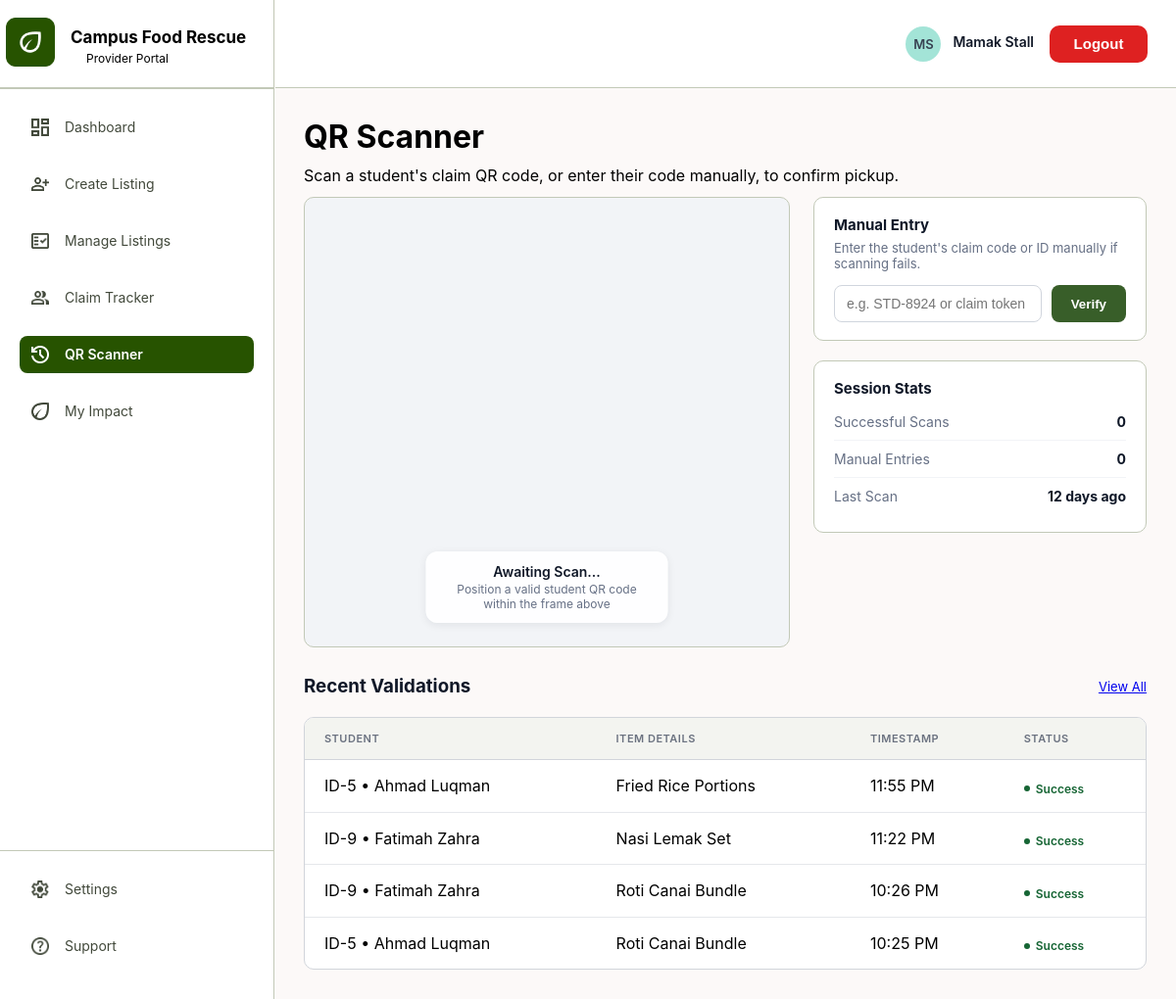
The app's page /pages/food_provider/qrScanner.php (signed in) with its own data.
### tables this page shows
CREATE TABLE `claim` (
  `claim_id` int(11) NOT NULL,
  `listing_id` int(11) NOT NULL,
  `student_id` int(11) NOT NULL,
  `portion_claimed` int(11) NOT NULL DEFAULT 1,
  `created_at` datetime NOT NULL DEFAULT current_timestamp(),
  `reservation_expires_at` datetime NOT NULL,
  `confirmed_at` datetime DEFAULT NULL,
  `status` enum('pending','confirmed','completed','expired','cancelled') NOT NULL DEFAULT 'pending',
  CONSTRAINT `chk_claim_portion` CHECK (`portion_claimed` > 0)
);

CREATE TABLE `user` (
  `user_id` int(11) NOT NULL,
  `user_name` varchar(30) NOT NULL,
  `email` varchar(255) NOT NULL,
  `role` enum('student','provider','admin') NOT NULL DEFAULT 'student',
  `pass_hash` varchar(255) NOT NULL,
  `created_at` datetime NOT NULL DEFAULT current_timestamp(),
  `account_status` enum('active','banned','throttled') NOT NULL DEFAULT 'active',
  `throttled_until` datetime DEFAULT NULL,
  `no_show_count` int(11) NOT NULL DEFAULT 0,
  `security_question` varchar(200) DEFAULT NULL,
  `security_answer` varchar(255) DEFAULT NULL,
  CONSTRAINT `chk_user_no_show_count` CHECK (`no_show_count` >= 0)
);

CREATE TABLE `food_listing` (
  `listing_id` int(11) NOT NULL,
  `provider_id` int(11) NOT NULL,
  `food_name` varchar(200) NOT NULL,
  `description` varchar(500) DEFAULT NULL,
  `total_quantity` int(11) NOT NULL,
  `remain_quantity` int(11) NOT NULL,
  `weight_kg` decimal(6,2) DEFAULT NULL,
  `pickup_location` varchar(200) NOT NULL,
  `image` varchar(255) DEFAULT NULL,
  `status` enum('pending','active','fully_claimed','expired','removed') NOT NULL DEFAULT 'pending',
  `expires_at` datetime NOT NULL,
  `approved_by` int(11) DEFAULT NULL,
  `approved_at` datetime DEFAULT NULL,
  `created_at` datetime NOT NULL DEFAULT current_timestamp(),
  CONSTRAINT `chk_listing_total_qty` CHECK (`total_quantity` > 0),
  CONSTRAINT `chk_listing_remain_qty` CHECK (`remain_quantity` >= 0),
  CONSTRAINT `chk_listing_remain_le_total` CHECK (`remain_quantity` <= `total_quantity`),
  CONSTRAINT `chk_listing_weight` CHECK (`weight_kg` IS NULL OR `weight_kg` >= 0)
);

### pages/food_provider/_provider_helpers.php (called while the page is built, shortened)
<?php
function getProviderId(mysqli $conn, int $userId): ?int {
    $query = "SELECT provider_id FROM provider WHERE user_id = ? LIMIT 1";
    $stmt = mysqli_prepare($conn, $query);
    mysqli_stmt_bind_param($stmt, "i", $userId);
    mysqli_stmt_execute($stmt);
    $result = mysqli_stmt_get_result($stmt);
    $row = mysqli_fetch_assoc($result);
    return $row ? (int)$row['provider_id'] : null;
}
function timeAgoText(?string $datetime): string {
    $diff = time() - strtotime($datetime);
    return floor($diff / 86400) . ' days ago';
}
function getProviderApprovalStatus(mysqli $conn, int $providerId): string {
    $stmt = mysqli_prepare($conn, "SELECT provider_status FROM provider WHERE provider_id = ?");
    mysqli_stmt_bind_param($stmt, "i", $providerId);
    mysqli_stmt_execute($stmt);
    $row = mysqli_fetch_assoc(mysqli_stmt_get_result($stmt));
    return $row['provider_status'] ?? 'pending_approval';
}
function requireApprovedProvider(mysqli $conn, int $providerId, int $badgeCount = 0): void {
    $status = getProviderApprovalStatus($conn, $providerId);
    if ($status === 'active') {
        return;
    }
    ?>
            <?php $provider_pending_claims_badge = $badgeCount; include __DIR__ . '/../../includes/sidebar.php'; ?>
                    <?php include __DIR__ . '/../../includes/topbar.php'; ?>
    <?php
    exit();
}

### pages/food_provider/qrScanner.php (the view, shortened to what this page needs)
<?php
require_once __DIR__ . '/../../config/db.php';
require_once __DIR__ . '/_provider_helpers.php';
$userId = (int)($_SESSION['user_id'] ?? 0);
$providerId = getProviderId($conn, $userId);
$stmt = mysqli_prepare($conn, "
    SELECT u.user_id, u.user_name, f.food_name, c.confirmed_at
    FROM claim c
    JOIN food_listing f ON c.listing_id = f.listing_id
    JOIN user u ON c.student_id = u.user_id
    WHERE f.provider_id = ? AND c.status = 'completed'
    ORDER BY c.confirmed_at DESC
    LIMIT 8
");
mysqli_stmt_bind_param($stmt, "i", $providerId);
mysqli_stmt_execute($stmt);
$recentValidations = mysqli_fetch_all(mysqli_stmt_get_result($stmt), MYSQLI_ASSOC);
$lastScan = $recentValidations[0]['confirmed_at'] ?? null;
?>
<!DOCTYPE html>
<html lang="en">
<head>
    <link rel="stylesheet" href="../../assets/css/sidebar.css">
    <link rel="stylesheet" href="../../assets/css/topbar.css">
    <link rel="stylesheet" href="../../assets/css/dashboard.css">
    <link rel="stylesheet" href="../../assets/css/provider/provider.css">
    <link rel="stylesheet" href="../../assets/css/provider/qrScanner.css">
</head>
<body>
    <div class="dashboard-container">
        <?php $provider_pending_claims_badge = getPendingClaimsCount($conn, $providerId); include '../../includes/sidebar.php'; ?>
        <div class="main-content">
            <div class="topbar-container">
                <?php include '../../includes/topbar.php'; ?>
            </div>
            <div class="content-container">
                <h1 class="page-title">QR Scanner</h1>
                <p class="page-subtitle">Scan a student's claim QR code, or enter their code manually, to confirm pickup.</p>
                <div class="scanner-grid" style="margin-top:12px;">
                    <div class="scanner-viewport-card">
                        <div id="qr-reader"></div>
                        <div class="scan-status-pill" id="scanStatusPill">
                            <div class="title">Awaiting Scan...</div>
                            <div class="sub">Position a valid student QR code within the frame above</div>
                        </div>
                    </div>
                    <div class="scanner-side-column">
                        <div class="side-card">
                            <h3>Manual Entry</h3>
                            <p class="hint">Enter the student's claim code or ID manually if scanning fails.</p>
                            <form method="POST" action="" class="manual-entry-row">
                                <input type="text" name="claim_input" placeholder="e.g. STD-8924 or claim token" required>
                                <button type="submit">Verify</button>
                            </form>
                        </div>
                        <div class="side-card">
                            <h3>Session Stats</h3>
                            <div class="stat-row"><span>Successful Scans</span><span><?= (int)$_SESSION['scan_stats']['scans'] ?></span></div>
                            <div class="stat-row"><span>Manual Entries</span><span><?= (int)$_SESSION['scan_stats']['manual'] ?></span></div>
                            <div class="stat-row"><span>Last Scan</span><span><?= htmlspecialchars(timeAgoText($lastScan)) ?></span></div>
                        </div>
                    </div>
                </div>
                <div class="recent-table-wrap">
                    <div style="display:flex; justify-content:space-between; align-items:center; margin-bottom:12px;">
                        <h3 style="color:#101828;">Recent Validations</h3>
                        <a href="claimTracker.php" style="font-size:13px;">View All</a>
                    </div>
                    <div class="user-list-container">
                        <table class="user-list-table">
                            <thead>
                                <tr>
                                    <th>Student</th>
                                    <th>Item Details</th>
                                    <th>Timestamp</th>
                                    <th>Status</th>
                                </tr>
                            </thead>
                            <tbody>
                                <?php if (empty($recentValidations)): ?>
                                    <tr><td colspan="4" style="text-align:center; padding:20px;">No validations yet.</td></tr>
                                <?php else: foreach ($recentValidations as $v): ?>
                                    <tr>
                                        <td>ID-<?= $v['user_id'] ?> &bull; <?= htmlspecialchars($v['user_name']) ?></td>
                                        <td><?= htmlspecialchars($v['food_name']) ?></td>
                                        <td><?= date('g:i A', strtotime($v['confirmed_at'])) ?></td>
                                        <td><span class="status-indicator status-active"><span class="dot"></span>Success</span></td>
                                    </tr>
                                <?php endforeach; endif; ?>
                            </tbody>
                        </table>
                    </div>
                </div>
            </div>
        </div>
    </div>
</body>
</html>

### assets/css/topbar.css (style rules this page uses)
*, *::before, *::after { box-sizing: border-box; margin: 0; padding: 0; }
html, body { margin: 0; padding: 0; font-family: 'Inter', sans-serif; box-sizing: border-box; height: 100%; overflow-x: hidden; }
.main-content { flex: 1; display: flex; flex-direction: column; background-color: #FCF9F8; margin-left: 280px; min-width: 0; }
.topbar-container { position: fixed; top: 0; z-index:10; flex-shrink: 0; width: calc(100% - 280px); margin-left: 1px; left: 280px; right: 0; }
.dashboard-container { display: flex; width: 100%; min-height: 100%; }

### assets/css/dashboard.css (style rules this page uses)
.page-title { font-weight: bold; font-family: "Inter", sans-serif; margin: 0; }
.page-subtitle { font-family: "Inter", sans-serif; margin-left: 0; margin-top: 10px; }
.content-container { padding: 30px; margin-top: 64px; display:flex; flex-direction: column; width: 100%; }

### assets/css/provider/provider.css (style rules this page uses)
.user-list-container { width: 100%; overflow-x: auto; margin-top: 20px; border: 1px solid #D1D5DB; border-radius: 10px; background-color: #FFFFFF; }
.user-list-table { width: 100%; border-collapse: collapse; font-family: inherit; }
.user-list-table thead { background-color: #F3F4F0; }
.user-list-table th { color: #6B7280; font-size: 11px; font-weight: 600; text-transform: uppercase; letter-spacing: 0.5px; padding: 14px 20px; text-align: left; border-bottom: 1px solid #D1D5DB; }
.user-list-table td { padding: 16px 20px; border-bottom: 1px solid #E5E7EB; vertical-align: middle; }
.user-list-table tbody tr:last-child td { border-bottom: none; }
.status-indicator { display: inline-flex; align-items: center; gap: 6px; font-size: 12px; font-weight: 600; }
.status-indicator .dot { width: 6px; height: 6px; border-radius: 50%; }
.status-active { color: #166534; }
.status-active .dot { background-color: #166534; }
@media (min-width: 769px) { .content-container { margin-top: 90px !important; } }

### assets/css/provider/qrScanner.css (style rules this page uses)
.scanner-grid { display: grid; grid-template-columns: 1fr 340px; gap: 24px; align-items: start; }
.scanner-viewport-card { background-color: #F2F4F7; border: 1px solid #C2C9B7; border-radius: 10px; height: 460px; display: flex; align-items: center; justify-content: center; position: relative; overflow: hidden; }
#qr-reader { width: 100%; height: 100%; }
.scan-status-pill { position: absolute; bottom: 24px; left: 50%; transform: translateX(-50%); background-color: rgba(255,255,255,0.95); border-radius: 12px; padding: 12px 24px; text-align: center; box-shadow: 0 2px 8px rgba(16,24,40,0.08); max-width: 80%; }
.scan-status-pill .title { font-weight: 600; font-size: 14px; color: #101828; }
.scan-status-pill .sub { font-size: 12px; color: #667085; margin-top: 2px; }
.scanner-side-column { display: flex; flex-direction: column; gap: 20px; }
.side-card { background-color: #FFFFFF; border: 1px solid #C2C9B7; border-radius: 10px; padding: 18px 20px; }
.side-card h3 { font-size: 15px; font-weight: 700; color: #101828; margin-bottom: 6px; }
.side-card p.hint { font-size: 13px; color: #667085; margin-bottom: 14px; }
.manual-entry-row { display: flex; gap: 10px; }
.manual-entry-row input { flex: 1; padding: 10px 12px; border: 1px solid #D0D5DD; border-radius: 8px; font-size: 14px; }
.manual-entry-row button { background-color: #385E29; color: #FFFFFF; border: none; border-radius: 8px; padding: 0 20px; font-weight: 600; cursor: pointer; }
.stat-row { display: flex; justify-content: space-between; align-items: center; padding: 10px 0; border-bottom: 1px solid #F2F4F7; font-size: 14px; }
.stat-row:last-child { border-bottom: none; }
.stat-row span:first-child { color: #667085; }
.stat-row span:last-child { font-weight: 700; color: #101828; }
.recent-table-wrap { margin-top: 28px; }

### records on screen
claim: confirmed_at "12 days ago", student.user_id "5", student.user_name "Ahmad Luqman", listing.food_name "Fried Rice Portions", confirmed_at "11:55 PM"
claim: student.user_id "9", student.user_name "Fatimah Zahra", listing.food_name "Nasi Lemak Set", confirmed_at "11:22 PM"
claim: student.user_id "9", student.user_name "Fatimah Zahra", listing.food_name "Roti Canai Bundle", confirmed_at "10:26 PM"
claim: student.user_id "5", student.user_name "Ahmad Luqman", listing.food_name "Roti Canai Bundle", confirmed_at "10:25 PM"

### other values on screen
$portal_title "Provider Portal"
$item['title'] "Dashboard"
$item['title'] "Create Listing"
$item['title'] "Manage Listings"
$item['title'] "Claim Tracker"
$item['title'] "QR Scanner"
$item['title'] "My Impact"
$initials "MS"
$userName "Mamak Stall"
$_SESSION['scan_stats']['scans'] "0"
$_SESSION['scan_stats']['manual'] "0"
